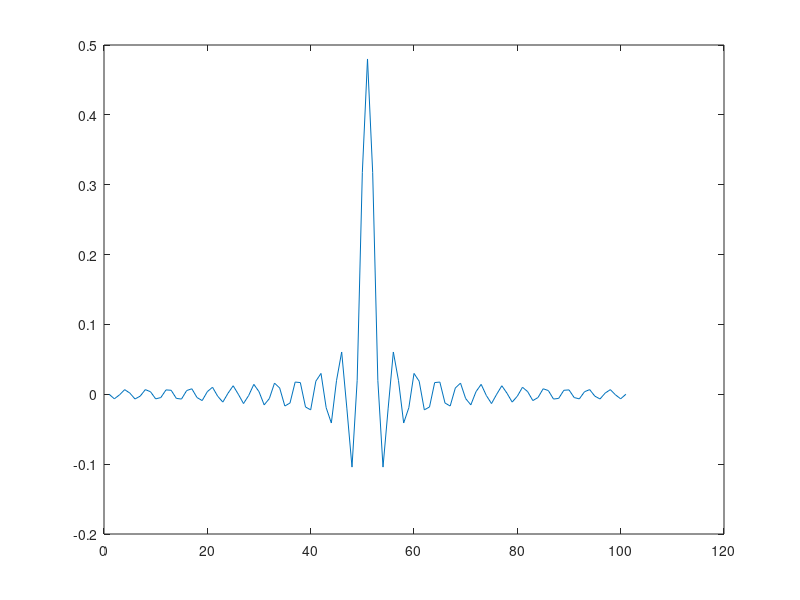
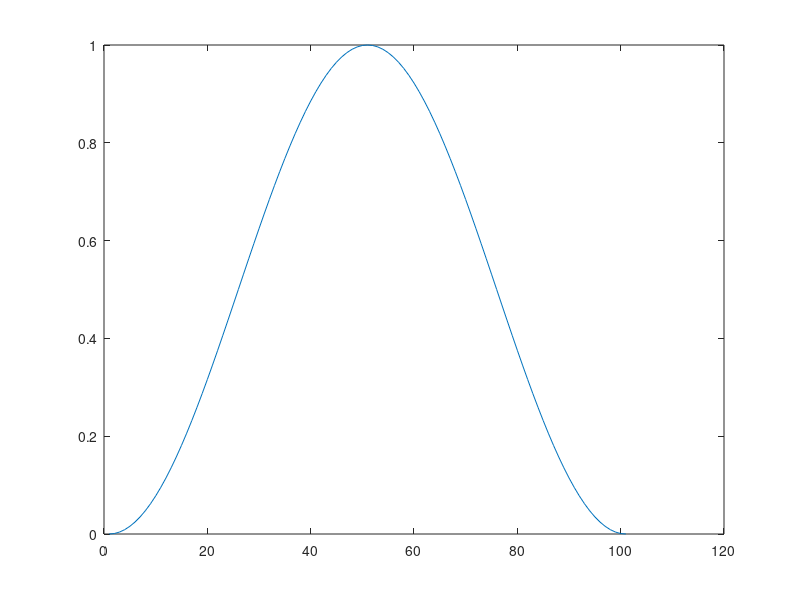
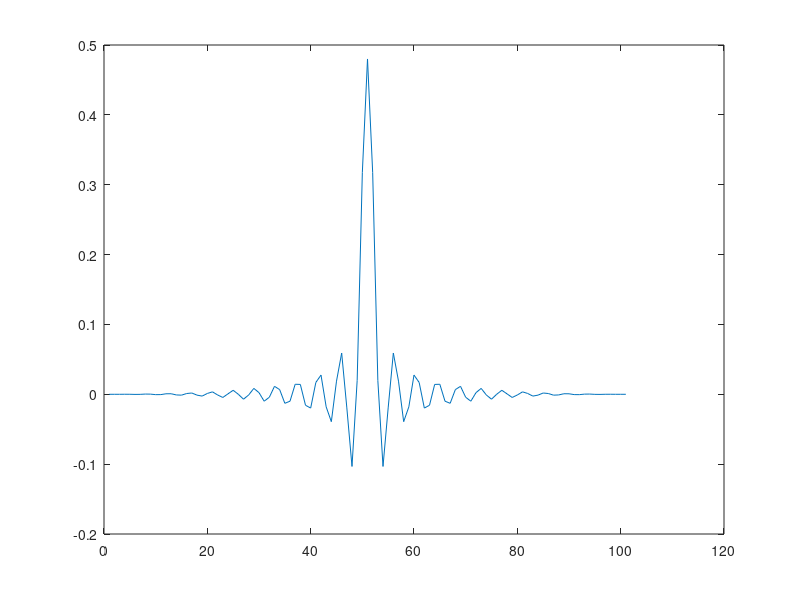
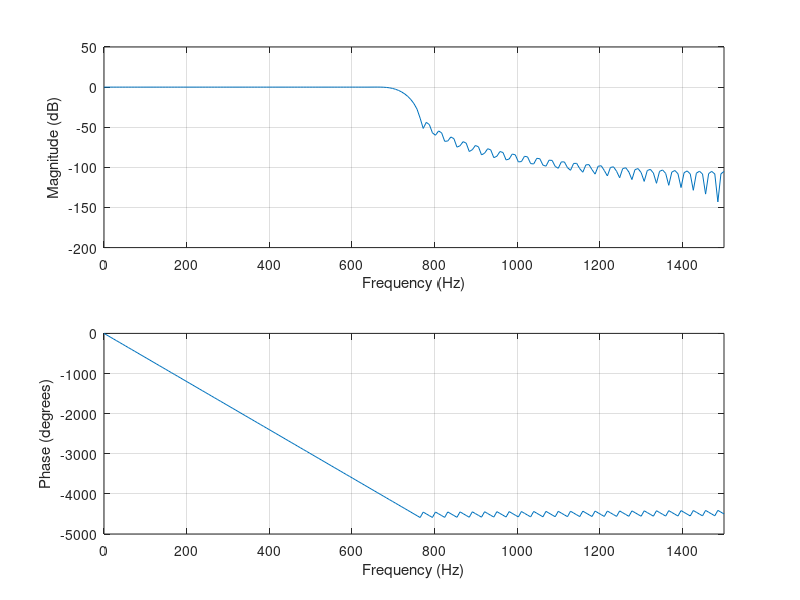

Recreate these plots in MATLAB, in order.
clear

N = 101;
Fs = 3000;
 for n=0:1:N-1
   hD(n+1) = sin(0.48*pi*(n-50))/(pi*(n-50));
   wd(n+1) = 0.5 - 0.5*cos((2*pi*n)/(N-1));
 endfor

 hD(51) = 0.48;
plot(hD);

figure(2);plot(wd)

h = hD .* wd;     %%element by element multiplication and not matrix multilpication

figure(3);plot(h)

figure(4);
freqz(h,1,N,Fs)

